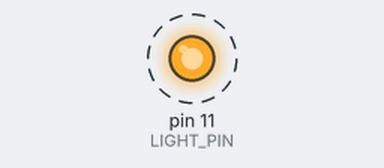
Recording of a sketch running on a simulated Arduino Uno, built with avr-gcc and run on an emulated ATmega328P. Shown: output pins drawn as LEDs (lit = HIGH). Dashed ring = blinking. What the sketch prints to the serial monitor is not drawn.

Above: at 0.5 s.
Timing chart, 0 to 4.6 s (numbered marks = the images above):
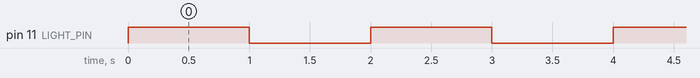

Measured:
- by itself, pin 11 (LIGHT_PIN): alternates HIGH for 1.0 s and LOW for 1.0 s

The sketch:

delay.ino
```cpp
const int LIGHT_PIN = 11;

int counter = 0;

void setup() {
  pinMode(LIGHT_PIN, OUTPUT);

  Serial.begin(9600);
}

void loop() {
  // blink at 1 Hz
  // light on
  analogWrite(LIGHT_PIN, 255);
  // wait
  delay(1000);  // delay(<time in milliseconds>)
  // light off
  analogWrite(LIGHT_PIN, 0);
  // wait
  delay(1000);


  Serial.print("Counter value: ");
  Serial.println(counter);
  counter++;

}
```
